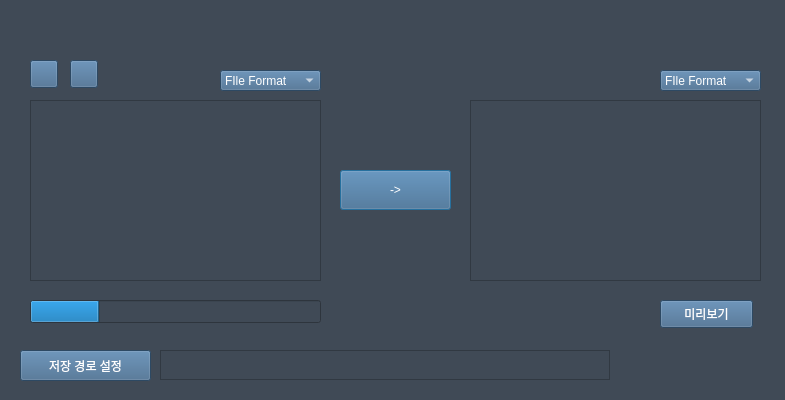
<?xml version="1.0" encoding="UTF-8"?>
<ui version="4.0">
 <class>Dialog</class>
 <widget class="QDialog" name="Dialog">
  <property name="enabled">
   <bool>true</bool>
  </property>
  <property name="geometry">
   <rect>
    <x>0</x>
    <y>0</y>
    <width>785</width>
    <height>400</height>
   </rect>
  </property>
  <property name="sizePolicy">
   <sizepolicy hsizetype="Fixed" vsizetype="Fixed">
    <horstretch>0</horstretch>
    <verstretch>0</verstretch>
   </sizepolicy>
  </property>
  <property name="maximumSize">
   <size>
    <width>785</width>
    <height>400</height>
   </size>
  </property>
  <property name="focusPolicy">
   <enum>Qt::TabFocus</enum>
  </property>
  <property name="windowTitle">
   <string>Text To Sound</string>
  </property>
  <property name="windowIcon">
   <iconset resource="../source.qrc">
    <normaloff>:/Exe/icon/실행아이콘.png</normaloff>:/Exe/icon/실행아이콘.png</iconset>
  </property>
  <property name="layoutDirection">
   <enum>Qt::LeftToRight</enum>
  </property>
  <property name="autoFillBackground">
   <bool>true</bool>
  </property>
  <property name="styleSheet">
   <string notr="true">background-color: rgb(64, 74, 86);</string>
  </property>
  <property name="sizeGripEnabled">
   <bool>false</bool>
  </property>
  <property name="modal">
   <bool>false</bool>
  </property>
  <widget class="QProgressBar" name="progressBar">
   <property name="geometry">
    <rect>
     <x>30</x>
     <y>300</y>
     <width>291</width>
     <height>23</height>
    </rect>
   </property>
   <property name="value">
    <number>24</number>
   </property>
   <property name="textVisible">
    <bool>false</bool>
   </property>
   <property name="format">
    <string>%p%</string>
   </property>
  </widget>
  <widget class="QPushButton" name="TransFileBtn">
   <property name="geometry">
    <rect>
     <x>340</x>
     <y>170</y>
     <width>111</width>
     <height>40</height>
    </rect>
   </property>
   <property name="palette">
    <palette>
     <active>
      <colorrole role="WindowText">
       <brush brushstyle="SolidPattern">
        <color alpha="255">
         <red>255</red>
         <green>255</green>
         <blue>255</blue>
        </color>
       </brush>
      </colorrole>
      <colorrole role="Button">
       <brush brushstyle="SolidPattern">
        <color alpha="255">
         <red>63</red>
         <green>102</green>
         <blue>139</blue>
        </color>
       </brush>
      </colorrole>
      <colorrole role="Text">
       <brush brushstyle="SolidPattern">
        <color alpha="255">
         <red>255</red>
         <green>255</green>
         <blue>255</blue>
        </color>
       </brush>
      </colorrole>
      <colorrole role="ButtonText">
       <brush brushstyle="SolidPattern">
        <color alpha="255">
         <red>255</red>
         <green>255</green>
         <blue>255</blue>
        </color>
       </brush>
      </colorrole>
      <colorrole role="Base">
       <brush brushstyle="SolidPattern">
        <color alpha="255">
         <red>63</red>
         <green>102</green>
         <blue>139</blue>
        </color>
       </brush>
      </colorrole>
      <colorrole role="Window">
       <brush brushstyle="SolidPattern">
        <color alpha="255">
         <red>63</red>
         <green>102</green>
         <blue>139</blue>
        </color>
       </brush>
      </colorrole>
      <colorrole role="PlaceholderText">
       <brush brushstyle="NoBrush">
        <color alpha="128">
         <red>255</red>
         <green>255</green>
         <blue>255</blue>
        </color>
       </brush>
      </colorrole>
     </active>
     <inactive>
      <colorrole role="WindowText">
       <brush brushstyle="SolidPattern">
        <color alpha="255">
         <red>255</red>
         <green>255</green>
         <blue>255</blue>
        </color>
       </brush>
      </colorrole>
      <colorrole role="Button">
       <brush brushstyle="SolidPattern">
        <color alpha="255">
         <red>63</red>
         <green>102</green>
         <blue>139</blue>
        </color>
       </brush>
      </colorrole>
      <colorrole role="Text">
       <brush brushstyle="SolidPattern">
        <color alpha="255">
         <red>255</red>
         <green>255</green>
         <blue>255</blue>
        </color>
       </brush>
      </colorrole>
      <colorrole role="ButtonText">
       <brush brushstyle="SolidPattern">
        <color alpha="255">
         <red>255</red>
         <green>255</green>
         <blue>255</blue>
        </color>
       </brush>
      </colorrole>
      <colorrole role="Base">
       <brush brushstyle="SolidPattern">
        <color alpha="255">
         <red>63</red>
         <green>102</green>
         <blue>139</blue>
        </color>
       </brush>
      </colorrole>
      <colorrole role="Window">
       <brush brushstyle="SolidPattern">
        <color alpha="255">
         <red>63</red>
         <green>102</green>
         <blue>139</blue>
        </color>
       </brush>
      </colorrole>
      <colorrole role="PlaceholderText">
       <brush brushstyle="NoBrush">
        <color alpha="128">
         <red>255</red>
         <green>255</green>
         <blue>255</blue>
        </color>
       </brush>
      </colorrole>
     </inactive>
     <disabled>
      <colorrole role="WindowText">
       <brush brushstyle="SolidPattern">
        <color alpha="255">
         <red>255</red>
         <green>255</green>
         <blue>255</blue>
        </color>
       </brush>
      </colorrole>
      <colorrole role="Button">
       <brush brushstyle="SolidPattern">
        <color alpha="255">
         <red>63</red>
         <green>102</green>
         <blue>139</blue>
        </color>
       </brush>
      </colorrole>
      <colorrole role="Text">
       <brush brushstyle="SolidPattern">
        <color alpha="255">
         <red>255</red>
         <green>255</green>
         <blue>255</blue>
        </color>
       </brush>
      </colorrole>
      <colorrole role="ButtonText">
       <brush brushstyle="SolidPattern">
        <color alpha="255">
         <red>255</red>
         <green>255</green>
         <blue>255</blue>
        </color>
       </brush>
      </colorrole>
      <colorrole role="Base">
       <brush brushstyle="SolidPattern">
        <color alpha="255">
         <red>63</red>
         <green>102</green>
         <blue>139</blue>
        </color>
       </brush>
      </colorrole>
      <colorrole role="Window">
       <brush brushstyle="SolidPattern">
        <color alpha="255">
         <red>63</red>
         <green>102</green>
         <blue>139</blue>
        </color>
       </brush>
      </colorrole>
      <colorrole role="PlaceholderText">
       <brush brushstyle="NoBrush">
        <color alpha="128">
         <red>255</red>
         <green>255</green>
         <blue>255</blue>
        </color>
       </brush>
      </colorrole>
     </disabled>
    </palette>
   </property>
   <property name="cursor">
    <cursorShape>ArrowCursor</cursorShape>
   </property>
   <property name="styleSheet">
    <string notr="true">
color: rgb(255, 255, 255);
background-color: rgb(63, 102, 139);</string>
   </property>
   <property name="text">
    <string>-&gt;</string>
   </property>
   <property name="autoDefault">
    <bool>true</bool>
   </property>
   <property name="flat">
    <bool>false</bool>
   </property>
  </widget>
  <widget class="QLabel" name="label">
   <property name="geometry">
    <rect>
     <x>590</x>
     <y>40</y>
     <width>61</width>
     <height>51</height>
    </rect>
   </property>
   <property name="font">
    <font>
     <family>Agency FB</family>
     <pointsize>12</pointsize>
     <weight>75</weight>
     <bold>true</bold>
    </font>
   </property>
   <property name="styleSheet">
    <string notr="true">image: url(:/Main/icon/음성파일아이콘.png)</string>
   </property>
   <property name="text">
    <string/>
   </property>
  </widget>
  <widget class="QLabel" name="label_3">
   <property name="geometry">
    <rect>
     <x>140</x>
     <y>50</y>
     <width>61</width>
     <height>41</height>
    </rect>
   </property>
   <property name="font">
    <font>
     <family>Agency FB</family>
     <pointsize>12</pointsize>
     <weight>75</weight>
     <bold>true</bold>
    </font>
   </property>
   <property name="styleSheet">
    <string notr="true">image: url(:/Main/icon/시각파일아이콘.png)</string>
   </property>
   <property name="text">
    <string/>
   </property>
  </widget>
  <widget class="QPushButton" name="DeleteFileBtn">
   <property name="geometry">
    <rect>
     <x>70</x>
     <y>60</y>
     <width>28</width>
     <height>28</height>
    </rect>
   </property>
   <property name="cursor">
    <cursorShape>ArrowCursor</cursorShape>
   </property>
   <property name="styleSheet">
    <string notr="true">background-color: rgb(63, 102, 139);</string>
   </property>
   <property name="text">
    <string/>
   </property>
   <property name="default">
    <bool>false</bool>
   </property>
   <property name="flat">
    <bool>false</bool>
   </property>
  </widget>
  <widget class="QListWidget" name="PDF_FileList">
   <property name="geometry">
    <rect>
     <x>30</x>
     <y>100</y>
     <width>291</width>
     <height>181</height>
    </rect>
   </property>
   <property name="styleSheet">
    <string notr="true">color: rgb(255, 255, 255);</string>
   </property>
   <property name="dragDropOverwriteMode">
    <bool>false</bool>
   </property>
   <property name="dragDropMode">
    <enum>QAbstractItemView::NoDragDrop</enum>
   </property>
   <property name="alternatingRowColors">
    <bool>false</bool>
   </property>
  </widget>
  <widget class="QListWidget" name="Sound_FileList">
   <property name="geometry">
    <rect>
     <x>470</x>
     <y>100</y>
     <width>291</width>
     <height>181</height>
    </rect>
   </property>
   <property name="dragDropMode">
    <enum>QAbstractItemView::InternalMove</enum>
   </property>
  </widget>
  <widget class="QComboBox" name="FileTypeBox">
   <property name="geometry">
    <rect>
     <x>220</x>
     <y>70</y>
     <width>101</width>
     <height>21</height>
    </rect>
   </property>
   <property name="styleSheet">
    <string notr="true">
color: rgb(255, 255, 255);
background-color: rgb(63, 102, 139);</string>
   </property>
   <item>
    <property name="text">
     <string>FIle Format</string>
    </property>
   </item>
   <item>
    <property name="text">
     <string>PDF</string>
    </property>
   </item>
   <item>
    <property name="text">
     <string>DOXC</string>
    </property>
   </item>
   <item>
    <property name="text">
     <string>JPG</string>
    </property>
   </item>
   <item>
    <property name="text">
     <string>PNG</string>
    </property>
   </item>
  </widget>
  <widget class="QPushButton" name="Save_path_setting">
   <property name="geometry">
    <rect>
     <x>20</x>
     <y>350</y>
     <width>131</width>
     <height>31</height>
    </rect>
   </property>
   <property name="styleSheet">
    <string notr="true">
color: rgb(255, 255, 255);
background-color: rgb(63, 102, 139);</string>
   </property>
   <property name="text">
    <string>저장 경로 설정</string>
   </property>
  </widget>
  <widget class="QPushButton" name="PreviewButton">
   <property name="geometry">
    <rect>
     <x>660</x>
     <y>300</y>
     <width>93</width>
     <height>28</height>
    </rect>
   </property>
   <property name="styleSheet">
    <string notr="true">background-color: rgb(63, 102, 139);
color: rgb(255, 255, 255);</string>
   </property>
   <property name="text">
    <string>미리보기</string>
   </property>
  </widget>
  <widget class="QComboBox" name="SoundTypeBox">
   <property name="geometry">
    <rect>
     <x>660</x>
     <y>70</y>
     <width>101</width>
     <height>21</height>
    </rect>
   </property>
   <property name="styleSheet">
    <string notr="true">
color: rgb(255, 255, 255);
background-color: rgb(63, 102, 139);</string>
   </property>
   <item>
    <property name="text">
     <string>FIle Format</string>
    </property>
   </item>
   <item>
    <property name="text">
     <string>MP3</string>
    </property>
   </item>
   <item>
    <property name="text">
     <string>WAV</string>
    </property>
   </item>
  </widget>
  <widget class="QPushButton" name="AddFileBtn">
   <property name="geometry">
    <rect>
     <x>30</x>
     <y>60</y>
     <width>28</width>
     <height>28</height>
    </rect>
   </property>
   <property name="cursor">
    <cursorShape>ArrowCursor</cursorShape>
   </property>
   <property name="styleSheet">
    <string notr="true">background-color: rgb(63, 102, 139);</string>
   </property>
   <property name="text">
    <string/>
   </property>
   <property name="default">
    <bool>false</bool>
   </property>
   <property name="flat">
    <bool>false</bool>
   </property>
  </widget>
  <widget class="QTextBrowser" name="SavePathEDT">
   <property name="geometry">
    <rect>
     <x>160</x>
     <y>350</y>
     <width>450</width>
     <height>30</height>
    </rect>
   </property>
   <property name="styleSheet">
    <string notr="true">color: rgb(255, 255, 255);</string>
   </property>
   <property name="undoRedoEnabled">
    <bool>true</bool>
   </property>
   <property name="readOnly">
    <bool>true</bool>
   </property>
   <property name="overwriteMode">
    <bool>false</bool>
   </property>
  </widget>
 </widget>
 <resources>
  <include location="../source.qrc"/>
 </resources>
 <connections/>
</ui>
